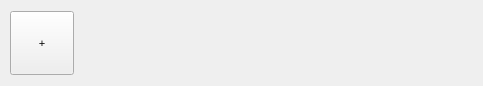
<?xml version="1.0" encoding="UTF-8"?>
<ui version="4.0">
 <class>SongWidget</class>
 <widget class="QWidget" name="SongWidget">
  <property name="geometry">
   <rect>
    <x>0</x>
    <y>0</y>
    <width>483</width>
    <height>84</height>
   </rect>
  </property>
  <property name="windowTitle">
   <string>SongWidget</string>
  </property>
  <layout class="QGridLayout" name="gridLayout">
   <property name="leftMargin">
    <number>10</number>
   </property>
   <property name="rightMargin">
    <number>10</number>
   </property>
   <item row="0" column="0">
    <layout class="QHBoxLayout" name="layout">
     <property name="spacing">
      <number>50</number>
     </property>
     <item>
      <widget class="QPushButton" name="addButton">
       <property name="minimumSize">
        <size>
         <width>64</width>
         <height>64</height>
        </size>
       </property>
       <property name="maximumSize">
        <size>
         <width>64</width>
         <height>64</height>
        </size>
       </property>
       <property name="font">
        <font>
         <pointsize>8</pointsize>
        </font>
       </property>
       <property name="text">
        <string>+</string>
       </property>
      </widget>
     </item>
     <item>
      <widget class="QLabel" name="nameAndAuthor">
       <property name="text">
        <string/>
       </property>
      </widget>
     </item>
    </layout>
   </item>
  </layout>
 </widget>
 <layoutdefault spacing="6" margin="11"/>
 <resources/>
 <connections/>
</ui>
